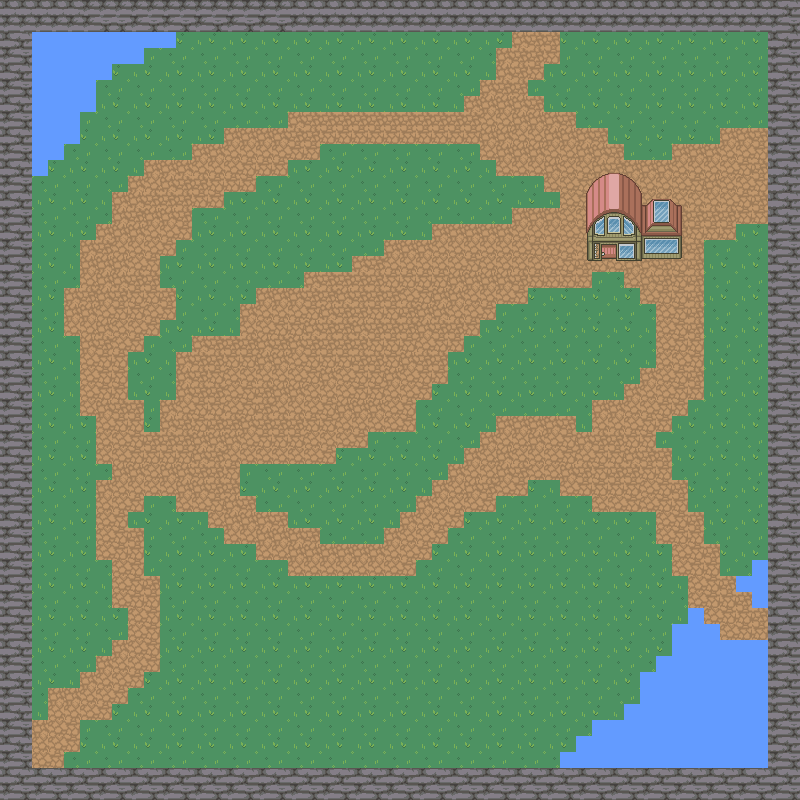

Rendered tile map (Tiled .tmx) drawn with the repository's tilesets; below, a short description and the map source with its tile grids summarised:
An orthogonal 50x50 tile map with 16x16 px tiles, 6 tile layers (bg, Calque de Tuiles 5, wall, water, ...), 2 tilesets and 26 objects (23x collision, solarEnter, exitSolar, spawn).

<map version="1.8" tiledversion="1.8.4" orientation="orthogonal" renderorder="right-down" width="50" height="50" tilewidth="16" tileheight="16" infinite="0" nextlayerid="9" nextobjectid="124">
 <tileset firstgid="1" name="nature" tilewidth="16" tileheight="16" tilecount="720" columns="40">
  <image source="nature.png" trans="000000" width="641" height="288" />
 </tileset>
 <tileset firstgid="721" source="house.tsx" />
 <layer id="1" name="bg" width="50" height="50">
  <data>[2500 cells, 2500 non-empty, 8 distinct tile ids]</data>
 </layer>
 <layer id="6" name="Calque de Tuiles 5" width="50" height="50">
  <data>[2500 cells, 0 non-empty, 0 distinct tile ids]</data>
 </layer>
 <layer id="2" name="wall" width="50" height="50">
  <data>[2500 cells, 384 non-empty, 4 distinct tile ids]</data>
 </layer>
 <layer id="3" name="water" width="50" height="50">
  <data>[2500 cells, 130 non-empty, 4 distinct tile ids]</data>
 </layer>
 <layer id="4" name="path" width="50" height="50">
  <data>[2500 cells, 838 non-empty, 8 distinct tile ids]</data>
 </layer>
 <layer id="8" name="house" width="50" height="50">
  <data>[2500 cells, 49 non-empty, 49 distinct tile ids]</data>
 </layer>
 <objectgroup color="#ff557f" id="5" name="objects" tintcolor="#0000ff">
  <object id="5" type="collision" x="0" y="0" width="800" height="32" />
  <object id="6" type="collision" x="768" y="0" width="32" height="800" />
  <object id="7" type="collision" x="0" y="0" width="32" height="800" />
  <object id="8" type="collision" x="0" y="768" width="800" height="32" />
  <object id="18" type="collision" x="32" y="32" width="64" height="80" />
  <object id="19" type="collision" x="32" y="112" width="48" height="32" />
  <object id="20" type="collision" x="32" y="144" width="32" height="16" />
  <object id="21" type="collision" x="32" y="160" width="16" height="16" />
  <object id="22" type="collision" x="96" y="32" width="80" height="16" />
  <object id="23" type="collision" x="96" y="48" width="48" height="16" />
  <object id="24" type="collision" x="96" y="64" width="16" height="16" />
  <object id="25" type="collision" x="640" y="672" width="128" height="96" />
  <object id="26" type="collision" x="592" y="720" width="48" height="48" />
  <object id="29" type="collision" x="624" y="704" width="16" height="16" />
  <object id="30" type="collision" x="576" y="736" width="16" height="32" />
  <object id="31" type="collision" x="560" y="752" width="16" height="16" />
  <object id="33" type="collision" x="672" y="640" width="96" height="32" />
  <object id="34" type="collision" x="656" y="656" width="16" height="16" />
  <object id="35" type="collision" x="672" y="624" width="48" height="16" />
  <object id="37" type="collision" x="688" y="608" width="16" height="16" />
  <object id="38" type="collision" x="752" y="560" width="16" height="48" />
  <object id="39" type="collision" x="736" y="576" width="16" height="16" />
  <object id="109" type="collision" x="587" y="204.792" width="94" height="55.4162" />
  <object id="112" name="solarEnter" x="601.25" y="244.5" width="15.25" height="15.5" />
  <object id="114" name="exitSolar" x="592" y="288">
   <point />
  </object>
  <object id="122" name="spawn" x="272" y="400">
   <point />
  </object>
 </objectgroup>
</map>
